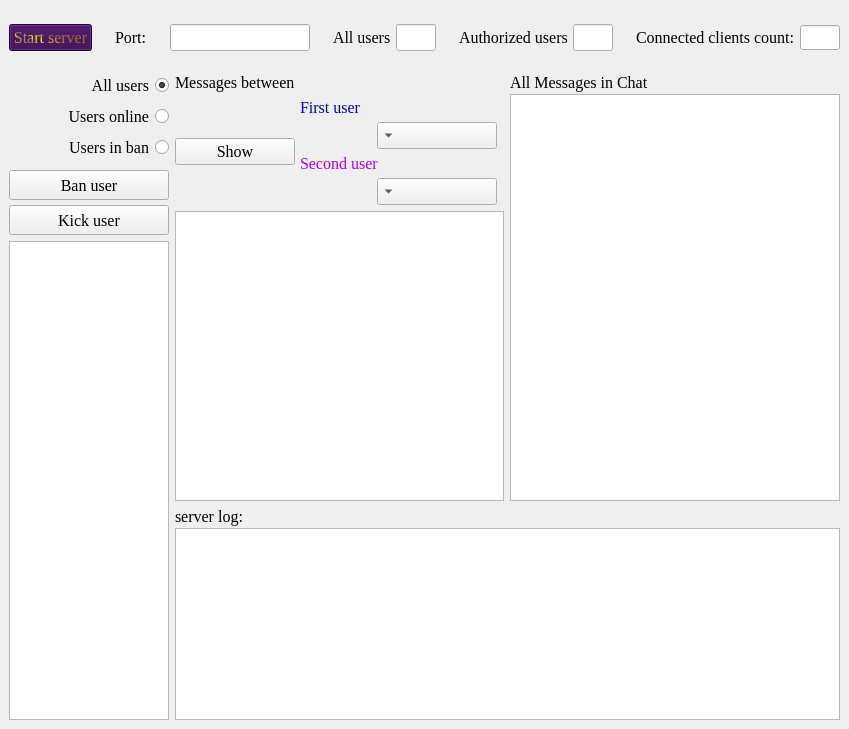
<?xml version="1.0" encoding="UTF-8"?>
<ui version="4.0">
 <class>MainWindowServer</class>
 <widget class="QMainWindow" name="MainWindowServer">
  <property name="geometry">
   <rect>
    <x>0</x>
    <y>0</y>
    <width>799</width>
    <height>729</height>
   </rect>
  </property>
  <property name="font">
   <font>
    <pointsize>10</pointsize>
    <bold>true</bold>
   </font>
  </property>
  <property name="windowTitle">
   <string>ServerMainWindow</string>
  </property>
  <property name="layoutDirection">
   <enum>Qt::RightToLeft</enum>
  </property>
  <widget class="QWidget" name="centralwidget">
   <layout class="QVBoxLayout" name="verticalLayout_8">
    <item>
     <layout class="QHBoxLayout" name="horizontalLayout_8" stretch="0,0,0,0">
      <property name="spacing">
       <number>23</number>
      </property>
      <property name="topMargin">
       <number>5</number>
      </property>
      <property name="bottomMargin">
       <number>6</number>
      </property>
      <item>
       <layout class="QHBoxLayout" name="horizontalLayout_3">
        <property name="spacing">
         <number>5</number>
        </property>
        <item>
         <widget class="QLineEdit" name="clientCountLineEdit">
          <property name="sizePolicy">
           <sizepolicy hsizetype="Expanding" vsizetype="Fixed">
            <horstretch>0</horstretch>
            <verstretch>0</verstretch>
           </sizepolicy>
          </property>
          <property name="minimumSize">
           <size>
            <width>40</width>
            <height>0</height>
           </size>
          </property>
          <property name="maximumSize">
           <size>
            <width>50</width>
            <height>25</height>
           </size>
          </property>
          <property name="baseSize">
           <size>
            <width>0</width>
            <height>0</height>
           </size>
          </property>
          <property name="font">
           <font>
            <family>Times New Roman</family>
            <pointsize>12</pointsize>
            <bold>false</bold>
           </font>
          </property>
          <property name="alignment">
           <set>Qt::AlignCenter</set>
          </property>
          <property name="readOnly">
           <bool>true</bool>
          </property>
         </widget>
        </item>
        <item>
         <widget class="QLabel" name="label_6">
          <property name="sizePolicy">
           <sizepolicy hsizetype="Preferred" vsizetype="Preferred">
            <horstretch>0</horstretch>
            <verstretch>0</verstretch>
           </sizepolicy>
          </property>
          <property name="font">
           <font>
            <family>Times New Roman</family>
            <pointsize>12</pointsize>
            <bold>false</bold>
           </font>
          </property>
          <property name="text">
           <string>Connected clients count:</string>
          </property>
          <property name="margin">
           <number>3</number>
          </property>
          <property name="indent">
           <number>0</number>
          </property>
         </widget>
        </item>
       </layout>
      </item>
      <item>
       <layout class="QHBoxLayout" name="horizontalLayout_6">
        <property name="spacing">
         <number>5</number>
        </property>
        <item>
         <widget class="QLineEdit" name="authUsersLineEdit">
          <property name="minimumSize">
           <size>
            <width>40</width>
            <height>0</height>
           </size>
          </property>
          <property name="maximumSize">
           <size>
            <width>50</width>
            <height>16777215</height>
           </size>
          </property>
          <property name="font">
           <font>
            <family>Times New Roman</family>
            <pointsize>12</pointsize>
            <bold>false</bold>
           </font>
          </property>
          <property name="alignment">
           <set>Qt::AlignCenter</set>
          </property>
          <property name="readOnly">
           <bool>true</bool>
          </property>
         </widget>
        </item>
        <item>
         <widget class="QLabel" name="label_5">
          <property name="font">
           <font>
            <family>Times New Roman</family>
            <pointsize>12</pointsize>
            <bold>false</bold>
           </font>
          </property>
          <property name="text">
           <string>Authorized users</string>
          </property>
         </widget>
        </item>
       </layout>
      </item>
      <item>
       <layout class="QHBoxLayout" name="horizontalLayout_7">
        <property name="spacing">
         <number>5</number>
        </property>
        <item>
         <widget class="QLineEdit" name="allUsersLineEdit">
          <property name="minimumSize">
           <size>
            <width>40</width>
            <height>0</height>
           </size>
          </property>
          <property name="maximumSize">
           <size>
            <width>50</width>
            <height>16777215</height>
           </size>
          </property>
          <property name="font">
           <font>
            <family>Times New Roman</family>
            <pointsize>12</pointsize>
            <bold>false</bold>
           </font>
          </property>
          <property name="alignment">
           <set>Qt::AlignCenter</set>
          </property>
          <property name="readOnly">
           <bool>true</bool>
          </property>
         </widget>
        </item>
        <item>
         <widget class="QLabel" name="label_7">
          <property name="font">
           <font>
            <family>Times New Roman</family>
            <pointsize>12</pointsize>
            <bold>false</bold>
           </font>
          </property>
          <property name="text">
           <string>All users</string>
          </property>
         </widget>
        </item>
       </layout>
      </item>
      <item>
       <layout class="QHBoxLayout" name="horizontalLayout">
        <property name="topMargin">
         <number>10</number>
        </property>
        <property name="bottomMargin">
         <number>10</number>
        </property>
        <item>
         <widget class="QLineEdit" name="portLineEdit">
          <property name="minimumSize">
           <size>
            <width>140</width>
            <height>0</height>
           </size>
          </property>
          <property name="maximumSize">
           <size>
            <width>170</width>
            <height>16777215</height>
           </size>
          </property>
          <property name="font">
           <font>
            <family>Times New Roman</family>
            <pointsize>12</pointsize>
            <bold>false</bold>
           </font>
          </property>
         </widget>
        </item>
        <item>
         <widget class="QLabel" name="label">
          <property name="font">
           <font>
            <family>Times New Roman</family>
            <pointsize>12</pointsize>
            <bold>false</bold>
           </font>
          </property>
          <property name="text">
           <string>Port:</string>
          </property>
         </widget>
        </item>
        <item>
         <widget class="QPushButton" name="connectButton">
          <property name="font">
           <font>
            <family>Times New Roman</family>
            <pointsize>12</pointsize>
            <bold>false</bold>
           </font>
          </property>
          <property name="styleSheet">
           <string notr="true">background-color: rgb(51, 0, 76);
color: qconicalgradient(cx:0, cy:0, angle:135, stop:0 rgba(255, 255, 0, 69), stop:0.375 rgba(255, 255, 0, 69), stop:0.423533 rgba(251, 255, 0, 145), stop:0.45 rgba(247, 255, 0, 208), stop:0.477581 rgba(255, 244, 71, 130), stop:0.518717 rgba(255, 218, 71, 130), stop:0.55 rgba(255, 255, 0, 255), stop:0.57754 rgba(255, 203, 0, 130), stop:0.625 rgba(255, 255, 0, 69), stop:1 rgba(255, 255, 0, 69));</string>
          </property>
          <property name="text">
           <string>Start server</string>
          </property>
         </widget>
        </item>
       </layout>
      </item>
     </layout>
    </item>
    <item>
     <layout class="QHBoxLayout" name="horizontalLayout_9" stretch="1,0">
      <item>
       <layout class="QVBoxLayout" name="verticalLayout_7" stretch="1,0">
        <item>
         <layout class="QHBoxLayout" name="horizontalLayout_5">
          <item>
           <layout class="QVBoxLayout" name="verticalLayout">
            <property name="spacing">
             <number>2</number>
            </property>
            <item>
             <widget class="QLabel" name="label_2">
              <property name="font">
               <font>
                <family>Times New Roman</family>
                <pointsize>12</pointsize>
                <bold>false</bold>
               </font>
              </property>
              <property name="text">
               <string>All Messages in Chat</string>
              </property>
             </widget>
            </item>
            <item>
             <widget class="QTextEdit" name="allMessagesTextEdit">
              <property name="minimumSize">
               <size>
                <width>250</width>
                <height>0</height>
               </size>
              </property>
              <property name="font">
               <font>
                <family>Times New Roman</family>
                <pointsize>12</pointsize>
                <bold>false</bold>
               </font>
              </property>
              <property name="readOnly">
               <bool>true</bool>
              </property>
             </widget>
            </item>
           </layout>
          </item>
          <item>
           <layout class="QVBoxLayout" name="verticalLayout_5" stretch="0,0,1">
            <item>
             <widget class="QLabel" name="label_3">
              <property name="font">
               <font>
                <family>Times New Roman</family>
                <pointsize>12</pointsize>
                <bold>false</bold>
               </font>
              </property>
              <property name="text">
               <string>Messages between</string>
              </property>
             </widget>
            </item>
            <item>
             <layout class="QHBoxLayout" name="horizontalLayout_2">
              <property name="spacing">
               <number>5</number>
              </property>
              <item>
               <layout class="QFormLayout" name="formLayout">
                <property name="sizeConstraint">
                 <enum>QLayout::SetDefaultConstraint</enum>
                </property>
                <property name="fieldGrowthPolicy">
                 <enum>QFormLayout::AllNonFixedFieldsGrow</enum>
                </property>
                <property name="rowWrapPolicy">
                 <enum>QFormLayout::DontWrapRows</enum>
                </property>
                <property name="horizontalSpacing">
                 <number>7</number>
                </property>
                <property name="verticalSpacing">
                 <number>5</number>
                </property>
                <item row="1" column="1">
                 <widget class="QComboBox" name="user1ComboBox">
                  <property name="minimumSize">
                   <size>
                    <width>100</width>
                    <height>0</height>
                   </size>
                  </property>
                  <property name="maximumSize">
                   <size>
                    <width>120</width>
                    <height>16777215</height>
                   </size>
                  </property>
                  <property name="font">
                   <font>
                    <family>Times New Roman</family>
                    <pointsize>12</pointsize>
                    <bold>false</bold>
                   </font>
                  </property>
                 </widget>
                </item>
                <item row="3" column="1">
                 <widget class="QComboBox" name="user2ComboBox">
                  <property name="minimumSize">
                   <size>
                    <width>100</width>
                    <height>0</height>
                   </size>
                  </property>
                  <property name="maximumSize">
                   <size>
                    <width>120</width>
                    <height>16777215</height>
                   </size>
                  </property>
                  <property name="font">
                   <font>
                    <family>Times New Roman</family>
                    <pointsize>12</pointsize>
                    <bold>false</bold>
                   </font>
                  </property>
                 </widget>
                </item>
                <item row="0" column="1">
                 <widget class="QLabel" name="label_8">
                  <property name="font">
                   <font>
                    <family>Times New Roman</family>
                    <pointsize>12</pointsize>
                    <bold>false</bold>
                   </font>
                  </property>
                  <property name="styleSheet">
                   <string notr="true">color: rgb(0, 0, 180);</string>
                  </property>
                  <property name="text">
                   <string>First user</string>
                  </property>
                 </widget>
                </item>
                <item row="2" column="1">
                 <widget class="QLabel" name="label_9">
                  <property name="font">
                   <font>
                    <family>Times New Roman</family>
                    <pointsize>12</pointsize>
                    <bold>false</bold>
                   </font>
                  </property>
                  <property name="styleSheet">
                   <string notr="true">color: rgb(170, 0, 255);</string>
                  </property>
                  <property name="text">
                   <string>Second user</string>
                  </property>
                 </widget>
                </item>
               </layout>
              </item>
              <item>
               <layout class="QVBoxLayout" name="verticalLayout_4">
                <property name="sizeConstraint">
                 <enum>QLayout::SetMinimumSize</enum>
                </property>
                <item>
                 <widget class="QPushButton" name="showChatPushButton">
                  <property name="minimumSize">
                   <size>
                    <width>100</width>
                    <height>0</height>
                   </size>
                  </property>
                  <property name="maximumSize">
                   <size>
                    <width>120</width>
                    <height>16777215</height>
                   </size>
                  </property>
                  <property name="font">
                   <font>
                    <family>Times New Roman</family>
                    <pointsize>12</pointsize>
                    <bold>false</bold>
                   </font>
                  </property>
                  <property name="text">
                   <string>Show</string>
                  </property>
                 </widget>
                </item>
               </layout>
              </item>
             </layout>
            </item>
            <item>
             <widget class="QTextEdit" name="privateMessagesTextEdit">
              <property name="minimumSize">
               <size>
                <width>250</width>
                <height>0</height>
               </size>
              </property>
              <property name="font">
               <font>
                <family>Times New Roman</family>
                <pointsize>12</pointsize>
                <bold>false</bold>
               </font>
              </property>
              <property name="readOnly">
               <bool>true</bool>
              </property>
             </widget>
            </item>
           </layout>
          </item>
         </layout>
        </item>
        <item>
         <layout class="QVBoxLayout" name="verticalLayout_3">
          <property name="spacing">
           <number>2</number>
          </property>
          <item>
           <widget class="QLabel" name="label_4">
            <property name="font">
             <font>
              <family>Times New Roman</family>
              <pointsize>12</pointsize>
              <bold>false</bold>
             </font>
            </property>
            <property name="text">
             <string>server log:</string>
            </property>
           </widget>
          </item>
          <item>
           <widget class="QTextEdit" name="informationFromClientTextEdit">
            <property name="minimumSize">
             <size>
              <width>250</width>
              <height>0</height>
             </size>
            </property>
            <property name="maximumSize">
             <size>
              <width>16777215</width>
              <height>300</height>
             </size>
            </property>
            <property name="font">
             <font>
              <family>Terminal</family>
              <pointsize>12</pointsize>
              <bold>false</bold>
             </font>
            </property>
            <property name="readOnly">
             <bool>true</bool>
            </property>
            <property name="markdown">
             <string/>
            </property>
            <property name="html">
             <string>&lt;!DOCTYPE HTML PUBLIC &quot;-//W3C//DTD HTML 4.0//EN&quot; &quot;http://www.w3.org/TR/REC-html40/strict.dtd&quot;&gt;
&lt;html&gt;&lt;head&gt;&lt;meta name=&quot;qrichtext&quot; content=&quot;1&quot; /&gt;&lt;meta charset=&quot;utf-8&quot; /&gt;&lt;style type=&quot;text/css&quot;&gt;
p, li { white-space: pre-wrap; }
hr { height: 1px; border-width: 0; }
li.unchecked::marker { content: &quot;\2610&quot;; }
li.checked::marker { content: &quot;\2612&quot;; }
&lt;/style&gt;&lt;/head&gt;&lt;body style=&quot; font-family:'Terminal'; font-size:12pt; font-weight:400; font-style:normal;&quot;&gt;
&lt;p style=&quot;-qt-paragraph-type:empty; margin-top:0px; margin-bottom:0px; margin-left:0px; margin-right:0px; -qt-block-indent:0; text-indent:0px;&quot;&gt;&lt;br /&gt;&lt;/p&gt;&lt;/body&gt;&lt;/html&gt;</string>
            </property>
           </widget>
          </item>
         </layout>
        </item>
       </layout>
      </item>
      <item>
       <layout class="QVBoxLayout" name="verticalLayout_6">
        <property name="spacing">
         <number>6</number>
        </property>
        <property name="topMargin">
         <number>0</number>
        </property>
        <item>
         <widget class="QRadioButton" name="allUsersRadioButton">
          <property name="font">
           <font>
            <family>Times New Roman</family>
            <pointsize>12</pointsize>
            <bold>false</bold>
           </font>
          </property>
          <property name="text">
           <string>All users</string>
          </property>
          <property name="checked">
           <bool>true</bool>
          </property>
         </widget>
        </item>
        <item>
         <widget class="QRadioButton" name="usersOnlineRadioButton">
          <property name="font">
           <font>
            <family>Times New Roman</family>
            <pointsize>12</pointsize>
            <bold>false</bold>
           </font>
          </property>
          <property name="text">
           <string>Users online</string>
          </property>
         </widget>
        </item>
        <item>
         <widget class="QRadioButton" name="inBanRadioButton">
          <property name="font">
           <font>
            <family>Times New Roman</family>
            <pointsize>12</pointsize>
            <bold>false</bold>
           </font>
          </property>
          <property name="text">
           <string>Users in ban</string>
          </property>
         </widget>
        </item>
        <item>
         <layout class="QVBoxLayout" name="verticalLayout_2">
          <property name="spacing">
           <number>5</number>
          </property>
          <property name="topMargin">
           <number>4</number>
          </property>
          <item>
           <widget class="QPushButton" name="banUserPushButton">
            <property name="minimumSize">
             <size>
              <width>0</width>
              <height>30</height>
             </size>
            </property>
            <property name="font">
             <font>
              <family>Times New Roman</family>
              <pointsize>12</pointsize>
              <bold>false</bold>
             </font>
            </property>
            <property name="text">
             <string>Ban user</string>
            </property>
           </widget>
          </item>
          <item>
           <widget class="QPushButton" name="disconnectUserPushButton">
            <property name="minimumSize">
             <size>
              <width>0</width>
              <height>30</height>
             </size>
            </property>
            <property name="font">
             <font>
              <family>Times New Roman</family>
              <pointsize>12</pointsize>
              <bold>false</bold>
             </font>
            </property>
            <property name="text">
             <string>Kick user</string>
            </property>
           </widget>
          </item>
         </layout>
        </item>
        <item>
         <widget class="QListWidget" name="usersListWidget">
          <property name="minimumSize">
           <size>
            <width>140</width>
            <height>0</height>
           </size>
          </property>
          <property name="maximumSize">
           <size>
            <width>160</width>
            <height>16777215</height>
           </size>
          </property>
          <property name="font">
           <font>
            <family>Times New Roman</family>
            <pointsize>12</pointsize>
            <bold>false</bold>
           </font>
          </property>
         </widget>
        </item>
       </layout>
      </item>
     </layout>
    </item>
    <item>
     <layout class="QHBoxLayout" name="horizontalLayout_4"/>
    </item>
   </layout>
  </widget>
 </widget>
 <resources/>
 <connections/>
</ui>
